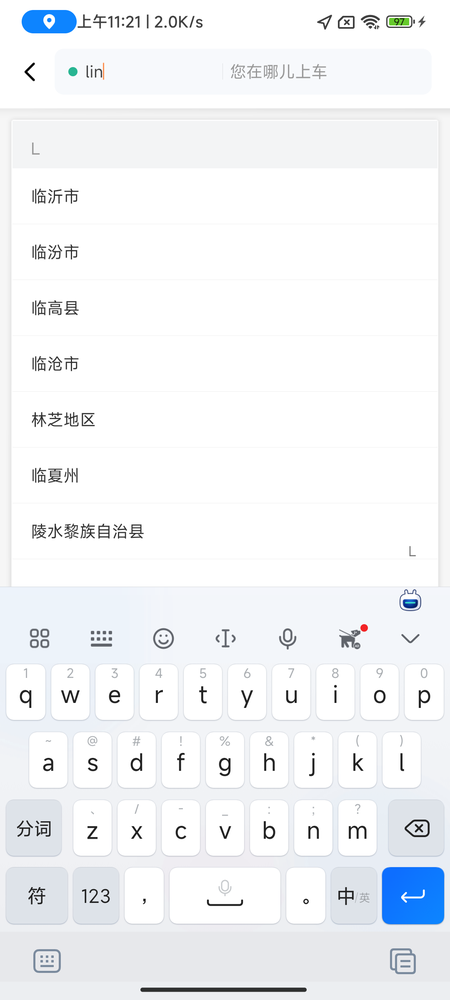
#> input picture androidUITest/screen.png, 450 x 1000 px, shrunk from 1080 x 2400 before the run
$ python find_element_on_screen.py
#> lines starting #> are read from the running program, lines starting #| are printed output that depends on the picture
import cv2
import numpy as np

def find_element_on_screen(element_image_path, screen_image_path):
    """在屏幕截图中查找元素"""
#> called with screen_image_path = 'screen.png'
    screen = cv2.imread(screen_image_path, cv2.IMREAD_GRAYSCALE)
#> screen: shape (1000, 450); min 0, max 255, mean 243.7
    template = cv2.imread(element_image_path, cv2.IMREAD_GRAYSCALE)
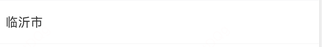
#> input picture androidUITest/2024-05-08_19-16.png, 322 x 47 px, shrunk from 772 x 112 before the run, found by its file name
#> template: shape (47, 322); min 62, max 255, mean 252.8
    w, h = template.shape[::-1]
#> w = 322; h = 47

    res = cv2.matchTemplate(screen, template, cv2.TM_CCOEFF_NORMED)
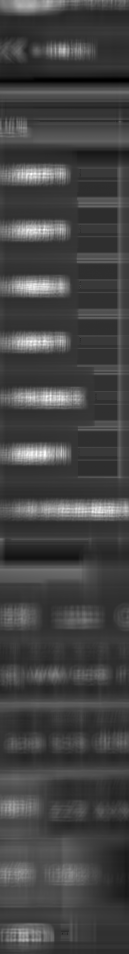
#> res: shape (954, 129) float32; min -0.141, max 0.482, mean 0.0262; drawn with min black and max white
    threshold = 0.8
    loc = np.where(res >= threshold)
#> loc = (empty array, empty array)

    print(loc)
#| (array([], dtype=int64), array([], dtype=int64))
    if loc[0].size and loc[1].size:
        pt = loc[1][0], loc[0][0]
        return (pt[0] + w/2, pt[1] + h/2)  # 返回元素中心点
    return None

if __name__ == "__main__":
    # 示例：寻找屏幕上的元素并获取其坐标
    element_location = find_element_on_screen('/Users/didi/scripts/androidUITest/2024-05-08_19-16.png', 'screen.png')
